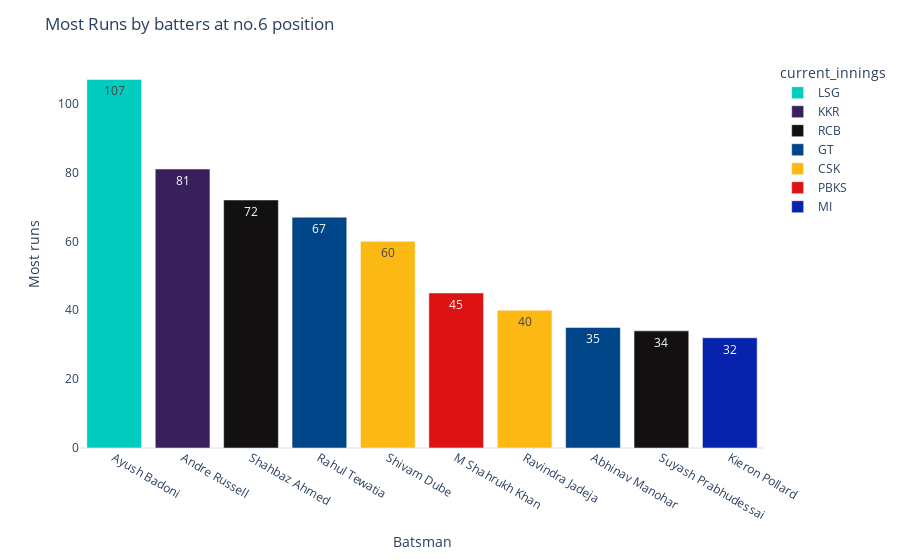

Source (notebook cell):
### Code cell
plot_batting_chart_by_pos(5,'Most Runs by batters at no.6 position')

### Figure 1 — Plotly figure (JSON) as saved in the notebook; plotly's stock layout.template omitted (floating-point values rounded to 4 significant figures)
{"data": [{"alignmentgroup": "True", "hovertemplate": "current_innings=LSG<br>fullName=%{x}<br>Most runs=%{text}<extra></extra>", "legendgroup": "LSG", "marker": {"color": "#02ccbf"}, "name": "LSG", "offsetgroup": "LSG", "orientation": "v", "showlegend": true, "text": [107.0], "textposition": "auto", "type": "bar", "x": ["Ayush Badoni"], "xaxis": "x", "y": [107], "yaxis": "y"}, {"alignmentgroup": "True", "hovertemplate": "current_innings=KKR<br>fullName=%{x}<br>Most runs=%{text}<extra></extra>", "legendgroup": "KKR", "marker": {"color": "#391F5C"}, "name": "KKR", "offsetgroup": "KKR", "orientation": "v", "showlegend": true, "text": [81.0], "textposition": "auto", "type": "bar", "x": ["Andre Russell"], "xaxis": "x", "y": [81], "yaxis": "y"}, {"alignmentgroup": "True", "hovertemplate": "current_innings=RCB<br>fullName=%{x}<br>Most runs=%{text}<extra></extra>", "legendgroup": "RCB", "marker": {"color": "#121010"}, "name": "RCB", "offsetgroup": "RCB", "orientation": "v", "showlegend": true, "text": [72.0, 34.0], "textposition": "auto", "type": "bar", "x": ["Shahbaz Ahmed", "Suyash Prabhudessai"], "xaxis": "x", "y": [72, 34], "yaxis": "y"}, {"alignmentgroup": "True", "hovertemplate": "current_innings=GT<br>fullName=%{x}<br>Most runs=%{text}<extra></extra>", "legendgroup": "GT", "marker": {"color": "#004587"}, "name": "GT", "offsetgroup": "GT", "orientation": "v", "showlegend": true, "text": [67.0, 35.0], "textposition": "auto", "type": "bar", "x": ["Rahul Tewatia", "Abhinav Manohar"], "xaxis": "x", "y": [67, 35], "yaxis": "y"}, {"alignmentgroup": "True", "hovertemplate": "current_innings=CSK<br>fullName=%{x}<br>Most runs=%{text}<extra></extra>", "legendgroup": "CSK", "marker": {"color": "#fdb913"}, "name": "CSK", "offsetgroup": "CSK", "orientation": "v", "showlegend": true, "text": [60.0, 40.0], "textposition": "auto", "type": "bar", "x": ["Shivam Dube", "Ravindra Jadeja"], "xaxis": "x", "y": [60, 40], "yaxis": "y"}, {"alignmentgroup": "True", "hovertemplate": "current_innings=PBKS<br>fullName=%{x}<br>Most runs=%{text}<extra></extra>", "legendgroup": "PBKS", "marker": {"color": "#dd1212"}, "name": "PBKS", "offsetgroup": "PBKS", "orientation": "v", "showlegend": true, "text": [45.0], "textposition": "auto", "type": "bar", "x": ["M Shahrukh Khan"], "xaxis": "x", "y": [45], "yaxis": "y"}, {"alignmentgroup": "True", "hovertemplate": "current_innings=MI<br>fullName=%{x}<br>Most runs=%{text}<extra></extra>", "legendgroup": "MI", "marker": {"color": "#0722ab"}, "name": "MI", "offsetgroup": "MI", "orientation": "v", "showlegend": true, "text": [32.0], "textposition": "auto", "type": "bar", "x": ["Kieron Pollard"], "xaxis": "x", "y": [32], "yaxis": "y"}], "layout": {"barmode": "relative", "legend": {"title": {"text": "current_innings"}, "tracegroupgap": 0}, "margin": {"t": 60}, "title": {"text": "Most Runs by batters at no.6 position"}, "xaxis": {"anchor": "y", "categoryarray": ["Ayush Badoni", "Andre Russell", "Shahbaz Ahmed", "Rahul Tewatia", "Shivam Dube", "M Shahrukh Khan", "Ravindra Jadeja", "Abhinav Manohar", "Suyash Prabhudessai", "Kieron Pollard"], "categoryorder": "array", "domain": [0.0, 1.0], "showgrid": false, "title": {"text": "Batsman"}}, "yaxis": {"anchor": "x", "domain": [0.0, 1.0], "showgrid": false, "title": {"text": "Most runs"}}}}
